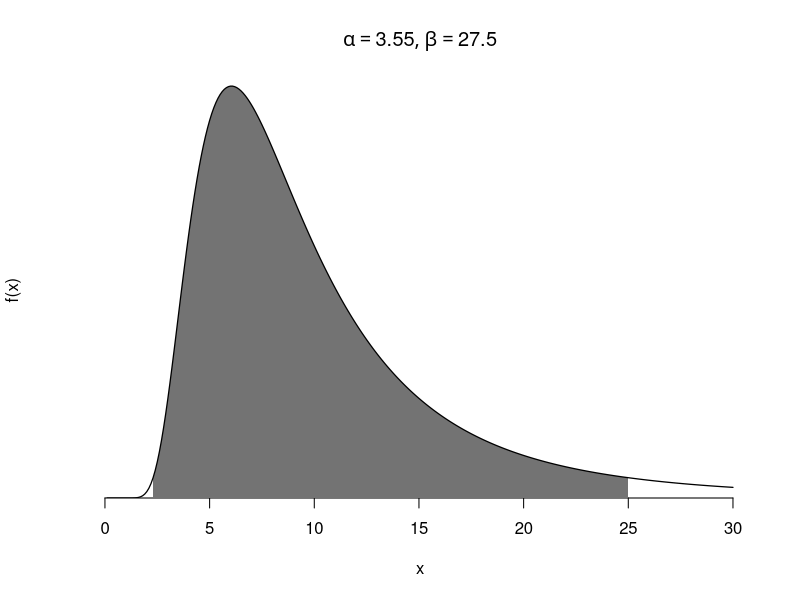

Recreate this plot in R.
library(pscl)

alpha <- 3.55
beta <- 27.5
summary(rigamma(n=1000,alpha,beta)*1000)

xseq <- seq(.1,30,by=.1)
fx <- densigamma(xseq,alpha,beta)
plot(xseq,fx,type="n",
     xlab="x",
     ylab="f(x)",
     ylim=c(0,1.01*max(fx)),
     yaxs="i",
     axes=FALSE)
axis(1)
title(substitute(list(alpha==a,beta==b),list(a=alpha,b=beta)))
q <- igammaHDR(alpha,beta,debug=TRUE)
xlo <- which.min(abs(q[1]-xseq))
xup <- which.min(abs(q[2]-xseq))
plotZero <- par()$usr[3]
polygon(x=xseq[c(xlo,xlo:xup,xup:xlo)],
        y=c(plotZero,
            fx[xlo:xup],
            rep(plotZero,length(xlo:xup))),
        border=FALSE,
        col=gray(.45))
lines(xseq,fx,lwd=1.25)
